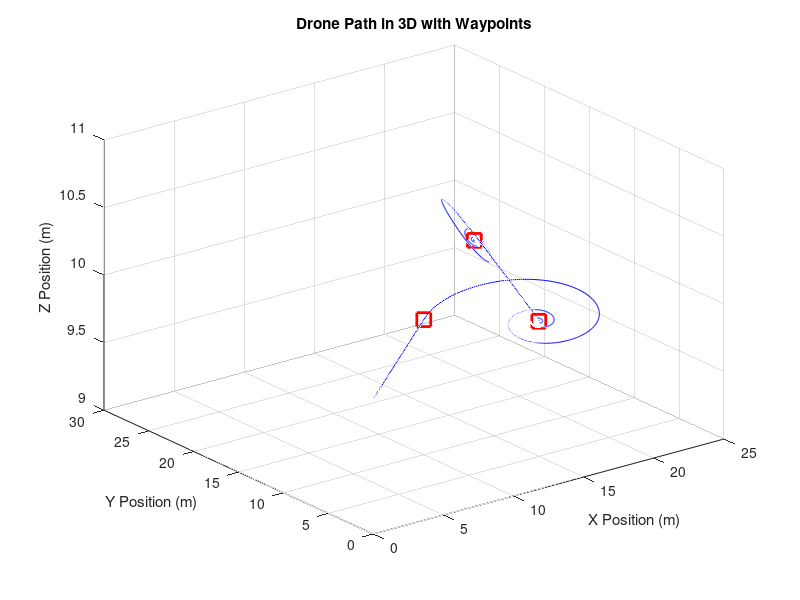
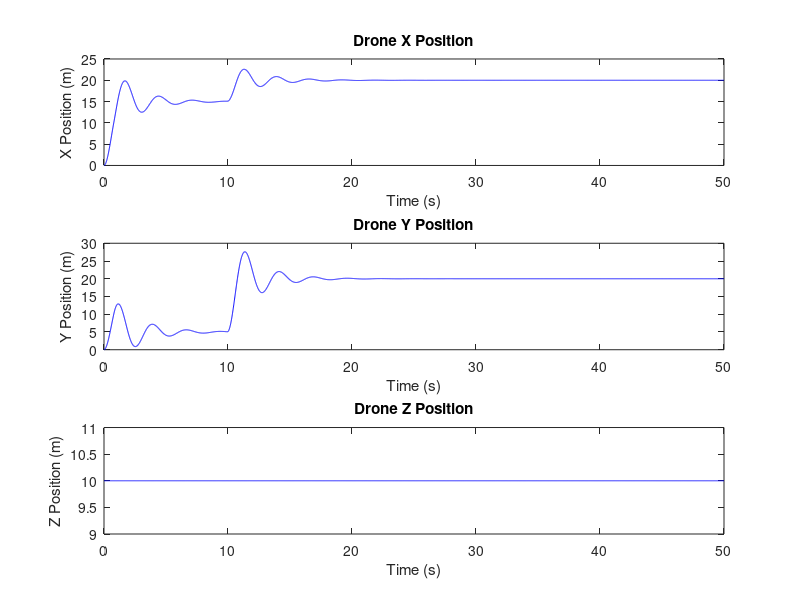
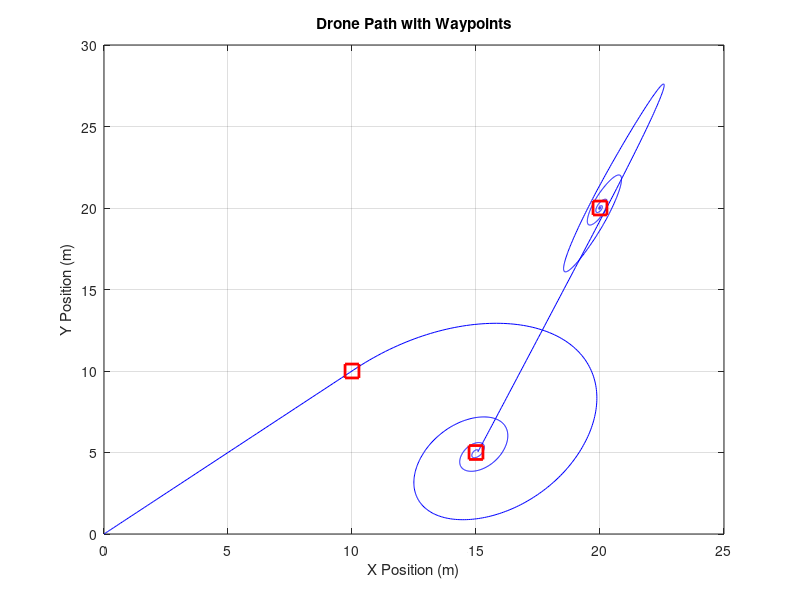
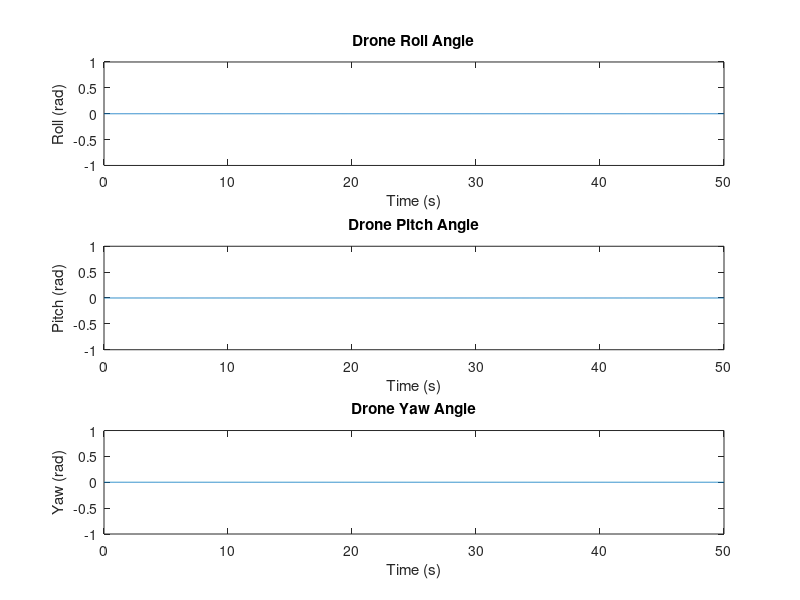

These figures' MATLAB source, in order:
clc;
close all;
clear;

% Parameters
m = 1.0;    % mass of the drone (kg)
g = 9.81;   % gravitational acceleration (m/s^2)
Ix = 0.01;  % moment of inertia around x-axis (kg*m^2)
Iy = 0.01;  % moment of inertia around y-axis (kg*m^2)
Iz = 0.02;  % moment of inertia around z-axis (kg*m^2)
l = 0.1;    % distance from the center to the propeller (m)
b = 1e-6;   % thrust factor (N/(rad/s)^2)
d = 1e-7;   % drag factor (N*m/(rad/s)^2)

% PID controller gains
Kp_pos = 5.0;  % Proportional gain for position (increased for better control)
Kd_pos = 1.0;  % Derivative gain for position (increased for damping)
Kp_yaw = 1.0;  % Proportional gain for yaw
Kd_yaw = 0.5;  % Derivative gain for yaw
Kp_pitch = 1.0; % Proportional gain for pitch
Kd_pitch = 1.5; % Derivative gain for pitch
Kp_roll = 1.0;  % Proportional gain for roll
Kd_roll = 1.5;  % Derivative gain for roll

% State variables
x = 0; y = 0; z = 10; % position (m), z is set to 10 for constant altitude
phi = 0; theta = 0; psi = 0; % orientation (rad)
u = 0; v = 0; w = 0; % linear velocities (m/s)
p = 0; q = 0; r = 0; % angular velocities (rad/s)

% Waypoints
waypoints = [10, 10; 15, 5; 20, 20]; % [x1, y1; x2, y2; ...]

% Motor speeds (rad/s)
Omega1 = 1000;
Omega2 = 1000;
Omega3 = 1000;
Omega4 = 1000;

% Time step
dt = 0.01;
time = 0:dt:50;

% Initialize arrays for storing results
x_array = zeros(size(time));
y_array = zeros(size(time));
z_array = z * ones(size(time)); % constant altitude
phi_array = zeros(size(time));
theta_array = zeros(size(time));
psi_array = zeros(size(time));

% Current waypoint index
waypoint_idx = 1;
tolerance = 0.1; % reduced tolerance for more precise waypoint achievement
max_velocity = 2; % maximum velocity (m/s) for smooth approach

% Simulation loop
for t = 1:length(time)
    % Check if the current waypoint is reached
    if waypoint_idx <= size(waypoints, 1)
        x_target = waypoints(waypoint_idx, 1);
        y_target = waypoints(waypoint_idx, 2);
    else
        x_target = waypoints(end, 1);
        y_target = waypoints(end, 2);
    end
    
    % Desired position based on target coordinates
    x_des = x_target;
    y_des = y_target;
    
    % Compute desired velocities (finite difference approximation)
    if t == 1
        u_des = 0;
        v_des = 0;
    else
        u_des = (x_des - x_array(t-1)) / dt;
        v_des = (y_des - y_array(t-1)) / dt;
    end
    
    % Calculate distance to target
    distance_to_target = norm([x_des - x, y_des - y]);
    
    % Velocity control: limit speed as drone approaches waypoint
    if distance_to_target < 5  % Start reducing speed within 5 meters of the waypoint
        scale_factor = distance_to_target / 5;
        u_des = max_velocity * scale_factor * sign(u_des);
        v_des = max_velocity * scale_factor * sign(v_des);
    else
        u_des = max_velocity * sign(u_des);
        v_des = max_velocity * sign(v_des);
    end
    
    % Thrust and torques
    Ft = m * g; % constant thrust to counteract gravity
    tau_x = Kp_roll * (0 - phi) + Kd_roll * (0 - p);
    tau_y = Kp_pitch * (0 - theta) + Kd_pitch * (0 - q);
    tau_z = Kp_yaw * (0 - psi) + Kd_yaw * (0 - r);
    
    % Proportional control to follow the desired path
    Fx = Kp_pos * (x_des - x) + Kd_pos * (u_des - u);
    Fy = Kp_pos * (y_des - y) + Kd_pos * (v_des - v);
    
    % Update motor speeds based on control inputs
    Omega1 = sqrt((Ft / (4 * b)) - (tau_x / (2 * b * l)) - (tau_y / (2 * b * l)) - (tau_z / (4 * d)));
    Omega2 = sqrt((Ft / (4 * b)) - (tau_x / (2 * b * l)) + (tau_y / (2 * b * l)) + (tau_z / (4 * d)));
    Omega3 = sqrt((Ft / (4 * b)) + (tau_x / (2 * b * l)) + (tau_y / (2 * b * l)) - (tau_z / (4 * d)));
    Omega4 = sqrt((Ft / (4 * b)) + (tau_x / (2 * b * l)) - (tau_y / (2 * b * l)) + (tau_z / (4 * d)));
    
    % Ensure motor speeds are non-negative
    Omega1 = max(0, Omega1);
    Omega2 = max(0, Omega2);
    Omega3 = max(0, Omega3);
    Omega4 = max(0, Omega4);
    
    % Equations of motion
    x_dot = u;
    y_dot = v;
    z_dot = 0; % z_dot is zero to maintain constant altitude
    
    u_dot = r * v - q * w - g * theta + Fx / m;
    v_dot = p * w - r * u + g * phi + Fy / m;
    w_dot = 0; % w_dot is zero to maintain constant altitude
    
    p_dot = (Iy - Iz) * q * r / Ix + tau_x / Ix;
    q_dot = (Iz - Ix) * p * r / Iy + tau_y / Iy;
    r_dot = (Ix - Iy) * p * q / Iz + tau_z / Iz;
    
    phi_dot = p + q * sin(phi) * tan(theta) + r * cos(phi) * tan(theta);
    theta_dot = q * cos(phi) - r * sin(phi);
    psi_dot = q * sin(phi) / cos(theta) + r * cos(phi) / cos(theta);
    
    % Update state variables
    x = x + x_dot * dt;
    y = y + y_dot * dt;
    
    u = u + u_dot * dt;
    v = v + v_dot * dt;
    w = 0; % w is zero to maintain constant altitude
    
    p = p + p_dot * dt;
    q = q + q_dot * dt;
    r = r + r_dot * dt;
    
    phi = phi + phi_dot * dt;
    theta = theta + theta_dot * dt;
    psi = psi + psi_dot * dt;
    
    % Store results
    x_array(t) = x;
    y_array(t) = y;
    z_array(t) = z; % constant altitude
    phi_array(t) = phi;
    theta_array(t) = theta;
    psi_array(t) = psi;

    % Check if the drone is within the tolerance of the current waypoint
    if norm([x - x_target, y - y_target]) < tolerance
        waypoint_idx = waypoint_idx + 1; % Move to the next waypoint
    end
end

% Plot results in 3D with waypoints
figure;
plot3(x_array, y_array, z_array, 'b');
hold on;
plot3(waypoints(:,1), waypoints(:,2), z * ones(size(waypoints, 1), 1), 'rs', 'MarkerSize', 10, 'LineWidth', 2);
xlabel('X Position (m)');
ylabel('Y Position (m)');
zlabel('Z Position (m)');
title('Drone Path in 3D with Waypoints');
grid on;
hold off;

% Plot results in 2D with waypoints
figure;
subplot(3,1,1);
plot(time, x_array, 'b');
xlabel('Time (s)');
ylabel('X Position (m)');
title('Drone X Position');

subplot(3,1,2);
plot(time, y_array, 'b');
xlabel('Time (s)');
ylabel('Y Position (m)');
title('Drone Y Position');

subplot(3,1,3);
plot(time, z_array, 'b');
xlabel('Time (s)');
ylabel('Z Position (m)');
title('Drone Z Position');

figure;
plot(x_array, y_array, 'b');
hold on;
plot(waypoints(:,1), waypoints(:,2), 'rs', 'MarkerSize', 10, 'LineWidth', 2);
xlabel('X Position (m)');
ylabel('Y Position (m)');
title('Drone Path with Waypoints');
grid on;
hold off;

% Plot orientation angles
figure;
subplot(3,1,1);
plot(time, phi_array);
xlabel('Time (s)');
ylabel('Roll (rad)');
title('Drone Roll Angle');

subplot(3,1,2);
plot(time, theta_array);
xlabel('Time (s)');
ylabel('Pitch (rad)');
title('Drone Pitch Angle');

subplot(3,1,3);
plot(time, psi_array);
xlabel('Time (s)');
ylabel('Yaw (rad)');
title('Drone Yaw Angle');
